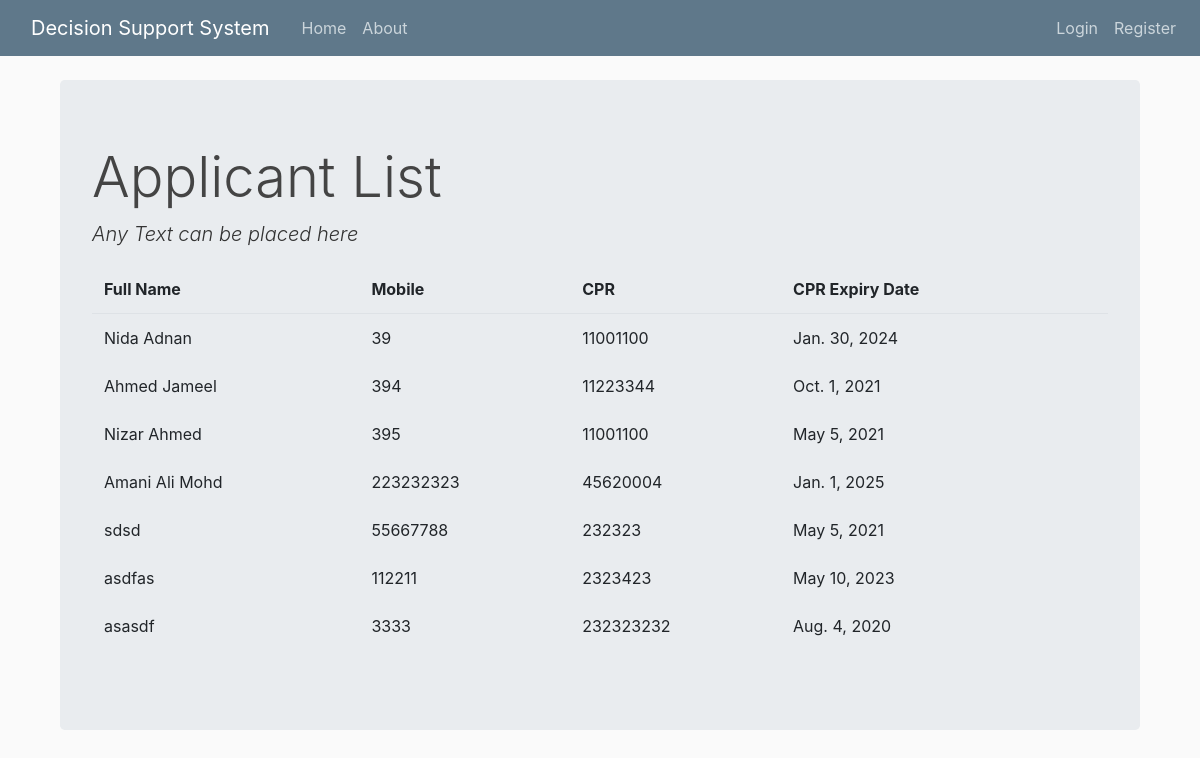
The app's page /applicant/list/, older data.
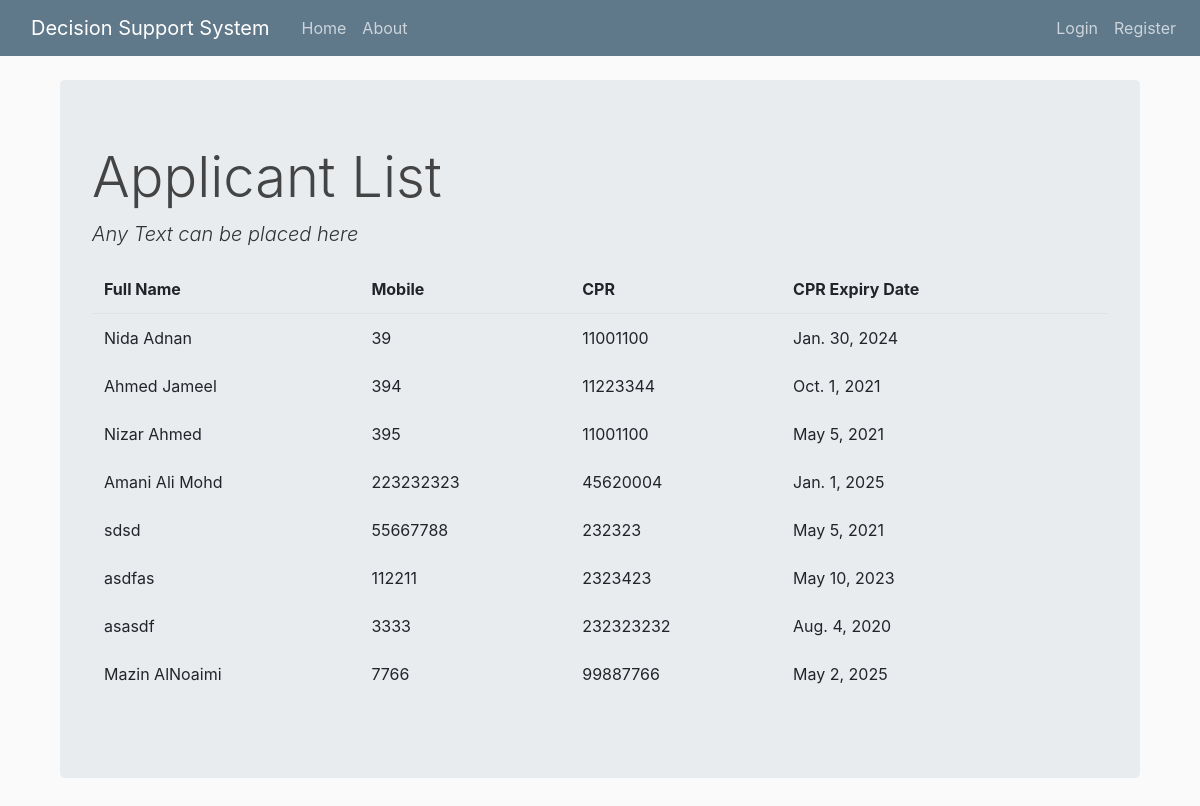
The same page, newer data.
### app/models.py (models this page shows, shortened)
class Applicant(models.Model):
    gender_list = (
        ('male', 'Male'),
        ('female', 'Female'),
    )
    qualification_list = (
        ('secondary_school', 'Secondary School'),
        ('diploma', 'Diploma'),
        ('bsc', 'BSc'),
        ('high_diploma', 'High Diploma'),
        ('master', 'Master'),
        ('phd', 'PhD'),
    )
    nationality_list = (
        ('none', 'Select your nationality'),
        ('bahraini', 'Bahraini'),
        ('non_bahraini', 'None Bahraini')
    )
    cpr = models.CharField(_("CPR No"), max_length=9)
    cpr_expiry_date = models.DateField(_("CPR Expire Date"), auto_now=False, auto_now_add=False)
    passport_expiry_date = models.DateField(_("Passport Expire Date"), auto_now=False, auto_now_add=False)
    fullname = models.CharField(_("Full Name"), max_length=100)
    nationality =  models.CharField(_("Nationality"), max_length=50, choices=nationality_list, default='none')
    gender = models.CharField(_("Gender"), max_length=10, choices=gender_list)
    qualification = models.CharField(_("Qualification"), max_length=50, choices=qualification_list)
    occupcation = models.CharField(_("Occupation"), max_length=50)
    has_application = models.BooleanField(_("Has Applicatino on process"), default=False)
    flat_no = models.IntegerField(_("Flat No"), default=0)
    building_no = models.IntegerField(_("Building No"), default=0)
    road_no = models.IntegerField(_("Road No"), default=0)
    area = models.CharField(_("Area"), max_length=50, blank=True)
    contact1 = models.CharField(_("Phone"), max_length=50, blank=True)
    contact2 = models.CharField(_("Mobile"), max_length=50, blank=True)
    email = models.EmailField(_("Email"), max_length=254, blank=True)
    user_id = models.ForeignKey(User, verbose_name=_(""), on_delete=models.CASCADE)
    cpr_doc = models.FileField(_("CPR Doc"), upload_to='doc_library', max_length=100)
    passport_doc = models.FileField(_("Passport Doc"), upload_to='doc_library', max_length=100)
    behavior_cert_doc = models.FileField(_("Behavior Certificate Doc"), upload_to='doc_library', max_length=100)
    bank_statement_doc = models.FileField(_("Bank Statement Doc"), upload_to='doc_library', max_length=100)
    is_10000_exist = models.BooleanField(_("Is 10000 BD exist in Applicant Bank Statement"), default=False)

### app/views.py (the view)
# urls.py: path('applicant/list/',views.applicant_list,name='applicant_list'),
def applicant_list(request):
    context = {'applicant_list': Applicant.objects.all()}
    return render(request, "app/applicant_list.html", context)

### app/templates/app/applicant_list.html (shortened to what this page needs)
{% extends "app/base.html" %}
{% block content %}
<h1 class="display-4">Applicant List</h1>
<p class="lead font-italic">Any Text can be placed here</p>
<table class="table table-borderless">
    <thead class="border-bottom font-weight-bold">
        <tr>
            <td>Full Name</td>
            <td>Mobile</td>
            <td>CPR</td>
            <td>CPR Expiry Date</td>
            <td>
            </td>
        </tr>
    </thead>
    <tbody>
        {% for applicant in applicant_list %}
            <tr>
                <td>{{applicant.fullname}}</td>
                <td>{{applicant.contact2}}</td>
                <td>{{applicant.cpr}}</td>
                <td>{{applicant.cpr_expiry_date}}</td>
                <td>
                </td>
            </tr>
        {% endfor %}
    </tbody>
</table>
{% endblock content %}

Row changes from the older to the newer data that the page shows:
added Applicant: fullname "Mazin AlNoaimi", contact2 "7766", cpr "99887766", cpr_expiry_date "May 2, 2025"
